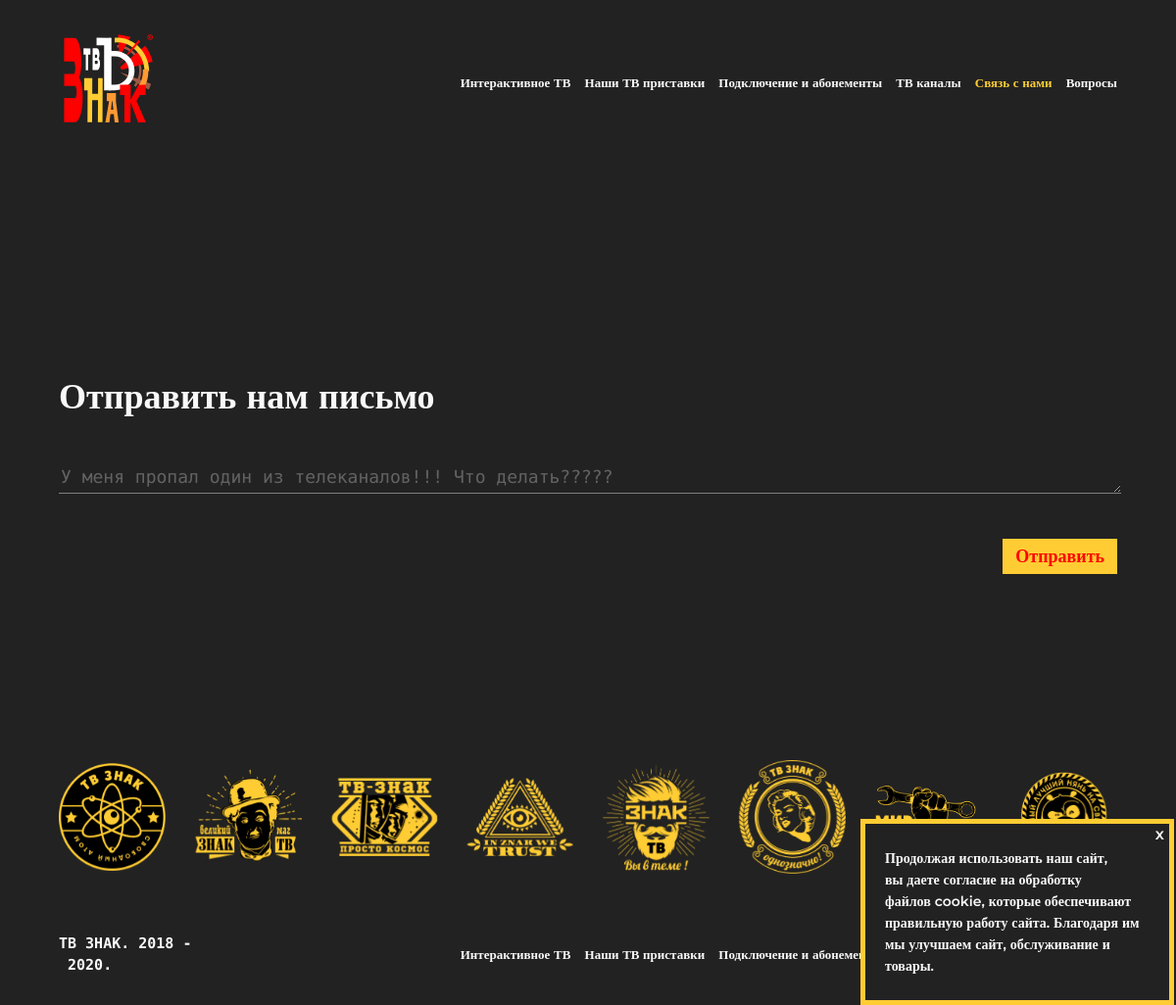
Page /contact/ on the earlier database version.
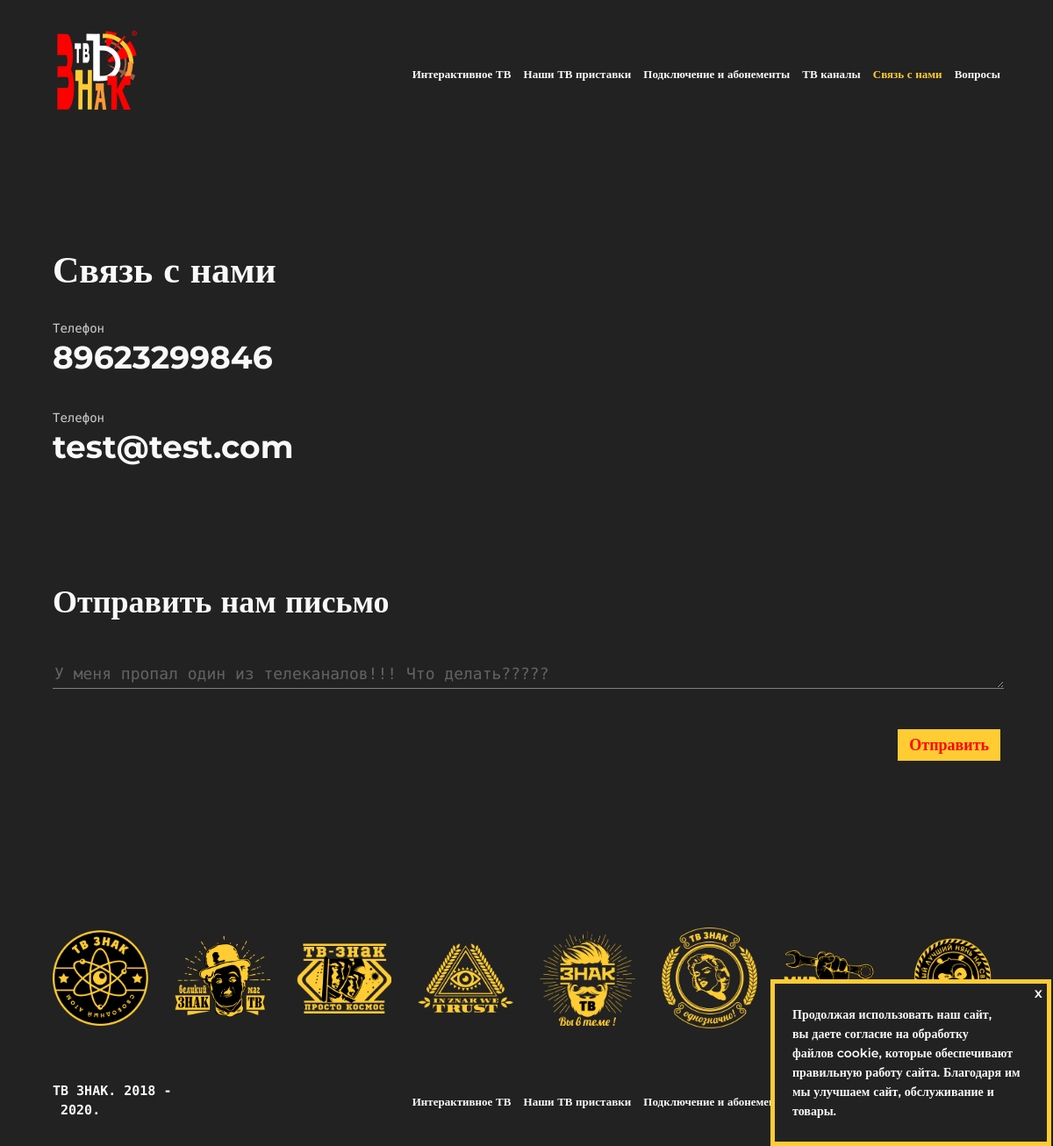
Same page on the later database version.
### main/models.py (models this page shows, shortened)
class Contact(models.Model):
    phone = models.CharField('Телефон в формате +1234567890', max_length=30)
    email = models.EmailField('Email', max_length=100)
    class Meta:
        verbose_name = "Конфигурация контактов"
        verbose_name_plural = "Конфигурация контактов"

### main/views.py (the view)
# urls.py: path('contact/', contact, name='contact'),
def contact(request):
    context = {'contacts': Contact.objects.all()[:1]}
    return render(request, "contat.html", context)

### templates/contat.html (shortened to what this page needs)
{% extends 'base.html' %} {% load static %} {% block content %}
    {% url 'contact' as url %}
    <section class="contact">
        <div class="links">
            {% for contact in contacts %}
             <h1>Связь с нами</h1>
            <span>Телефон</span>
            <a href="tel:{{ contact.phone }}">{{ contact.phone }}</a>
            <span>Телефон</span>
            <a href="mailto:{{ contact.email }}">{{ contact.email }}</a>
            {% endfor %}
        </div>
    <div class="send">
        <span>Отправить нам письмо</span>
        <textarea placeholder="У меня пропал один из телеканалов!!! Что делать?????"></textarea>
        <a href="">Отправить</a>
    </div>
    </section>
{% endblock %}

### templates/base.html (shortened to what this page needs)
<!doctype html>
<html lang="ru">
<head>
    {% load static %}
    <link rel="stylesheet" href="{% static 'css/master.css' %}">
</head>
<body>
<div class="cookie" style="
        position: fixed;
        padding: 10px 20px;
        bottom: -100%;
        right: 2px;
        line-height: 14px;
        vertical-align: center;
        box-sizing: border-box;
        width: 320px;
        height: auto;
        z-index: 1000;
        background: #222;
        opacity: 0;
        border: 5px solid #FFCC33;
" id="cookie">
    <span style="
    float: right; cursor: pointer; user-select: none;
padding: 10px; transform: translateY(-20px) translateX(25px);"
    >x</span> <p style="font-size: 14px;" >Продолжая использовать наш сайт, вы даете
    согласие на обработку файлов cookie, которые обеспечивают правильную работу сайта. Благодаря им мы улучшаем сайт,
    обслуживание и товары.</p>
</div>
<container>
    <header>
        <a href="{% url 'main' %}">
        </a>
        <nav id="navigation">
            <a href="{% url 'interactive-tv' %}" {% url 'interactive-tv' as url %}
               {% if request.path == url %}class="active"{% endif %}>Интерактивное ТВ</a>
            <a href="{% url 'tv-boxes' %}" {% url 'tv-boxes' as url %}
               {% if request.path == url %}class="active"{% endif %}>Наши ТВ приставки</a>
            <a href="{% url 'connect' %}" {% url 'connect' as url %}
               {% if request.path == url %}class="active"{% endif %}>Подключение и абонементы</a>
            <a href="{% url 'channels' %}" {% url 'channels' as url %}
               {% if request.path == url %}class="active"{% endif %}>ТВ каналы</a>
            <a href="{% url 'contact' %}" {% url 'contact' as url %}
               {% if request.path == url %}class="active"{% endif %}>Связь с нами</a>
            <a href="{% url 'faq' %}" {% url 'faq' as url %}
               {% if request.path == url %}class="active"{% endif %}>Вопросы</a>
        </nav>
    </header>
    {% block content %}
    {% endblock %}
    {% url 'main' as url %}{% if request.path != url %}
        <div class="channels">
            <img src="{% static 'img/footer/ico_atom.png' %}" alt="">
            <img src="{% static 'img/footer/ico_chaplin.png' %}" alt="">
            <img src="{% static 'img/footer/ico_cosmos.png' %}" alt="">
            <img src="{% static 'img/footer/ico_dollar.png' %}" alt="">
            <img src="{% static 'img/footer/ico_man.png' %}" alt="">
            <img src="{% static 'img/footer/ico_marylin.png' %}" alt="">
            <img src="{% static 'img/footer/ico_may.png' %}" alt="">
            <img src="{% static 'img/footer/ico_panda.png' %}" alt="">
        </div>
        <footer>
            <span>ТВ&nbsp;ЗНАК.&nbsp;2018&nbsp;-&nbsp;{% now 'Y' %}.</span>
            <nav>
                <a href="{% url 'interactive-tv' %}" {% url 'interactive-tv' as url %}
                   {% if request.path == url %}class="active"{% endif %}>Интерактивное ТВ</a>
                <a href="{% url 'tv-boxes' %}" {% url 'tv-boxes' as url %}
                   {% if request.path == url %}class="active"{% endif %}>Наши ТВ приставки</a>
                <a href="{% url 'connect' %}" {% url 'connect' as url %}
                   {% if request.path == url %}class="active"{% endif %}>Подключение и абонементы</a>
                <a href="{% url 'channels' %}" {% url 'channels' as url %}
                   {% if request.path == url %}class="active"{% endif %}>ТВ каналы</a>
                <a href="{% url 'contact' %}" {% url 'contact' as url %}
                   {% if request.path == url %}class="active"{% endif %}>Связь с нами</a>
                <a href="{% url 'faq' %}" {% url 'faq' as url %}
                   {% if request.path == url %}class="active"{% endif %}>Вопросы</a>
            </nav>
        </footer>
    {% endif %}
</container>
</body>
</html>

Differences in the rows shown:
added Contact: phone "89623299846", email "test@test.com"
